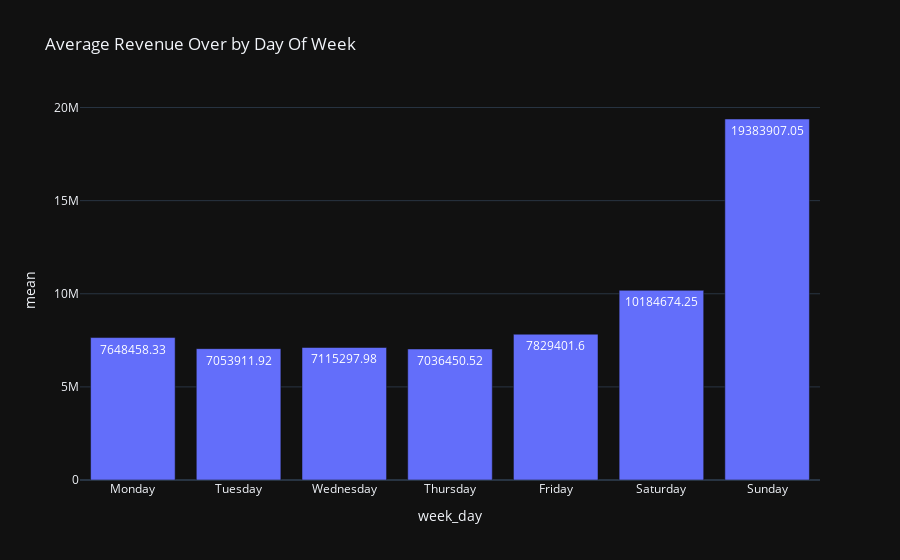

Notebook source saved alongside this figure:
### Markdown cell above
<a id = '5.0'></a>
<p style = "font-size : 25px; color : #000000 ; font-family : 'Times New Roman'; text-align : left; border-radius: 5px 5px;">
<strong>Store's Average Revenue by Day of Week, weekends has been influenced by Nov 16-17 2019</strong></p>

### Code cell
rev_week = revenue.groupby(['week_day'])['price'].agg(['mean']).round(2).reset_index()
rev_week = sort_week(rev_week, 'week_day')
print(rev_week)

fig = px.bar(rev_week, x='week_day', y='mean', text='mean', title='Average Revenue Over by Day Of Week', template='plotly_dark')
fig.update_xaxes(tickmode='linear')

### Figure 1 — Plotly figure (JSON) as saved in the notebook; plotly's stock layout.template omitted (floating-point values rounded to 4 significant figures)
{"data": [{"alignmentgroup": "True", "hovertemplate": "week_day=%{x}<br>mean=%{text}<extra></extra>", "legendgroup": "", "marker": {"color": "#636efa", "pattern": {"shape": ""}}, "name": "", "offsetgroup": "", "orientation": "v", "showlegend": false, "text": [7648000.0, 7054000.0, 7115000.0, 7036000.0, 7829000.0, 10180000.0, 19380000.0], "textposition": "auto", "type": "bar", "x": ["Monday", "Tuesday", "Wednesday", "Thursday", "Friday", "Saturday", "Sunday"], "xaxis": "x", "y": [7648000.0, 7054000.0, 7115000.0, 7036000.0, 7829000.0, 10180000.0, 19380000.0], "yaxis": "y"}], "layout": {"barmode": "relative", "legend": {"tracegroupgap": 0}, "title": {"text": "Average Revenue Over by Day Of Week"}, "xaxis": {"anchor": "y", "domain": [0, 1], "tickmode": "linear", "title": {"text": "week_day"}}, "yaxis": {"anchor": "x", "domain": [0, 1], "title": {"text": "mean"}}}}
